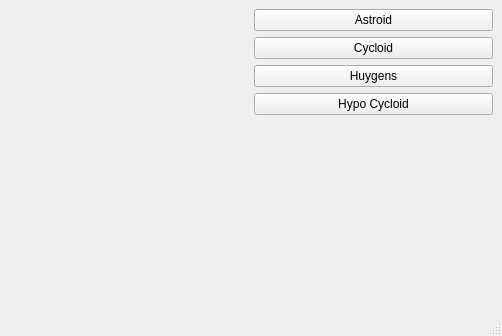
<?xml version="1.0" encoding="UTF-8"?>
<ui version="4.0">
 <class>MainWindow</class>
 <widget class="QMainWindow" name="MainWindow">
  <property name="geometry">
   <rect>
    <x>0</x>
    <y>0</y>
    <width>502</width>
    <height>336</height>
   </rect>
  </property>
  <property name="windowTitle">
   <string>MainWindow</string>
  </property>
  <widget class="QWidget" name="centralwidget">
   <layout class="QGridLayout" name="gridLayout">
    <item row="0" column="0">
     <layout class="QHBoxLayout" name="horizontalLayout">
      <item>
       <widget class="RenderArea" name="renderArea" native="true"/>
      </item>
      <item>
       <layout class="QVBoxLayout" name="verticalLayout">
        <item>
         <widget class="QPushButton" name="btnAsteroid">
          <property name="text">
           <string>Astroid</string>
          </property>
         </widget>
        </item>
        <item>
         <widget class="QPushButton" name="btnCycloid">
          <property name="text">
           <string>Cycloid</string>
          </property>
         </widget>
        </item>
        <item>
         <widget class="QPushButton" name="btnHuygens">
          <property name="text">
           <string>Huygens</string>
          </property>
         </widget>
        </item>
        <item>
         <widget class="QPushButton" name="btnHypo">
          <property name="text">
           <string>Hypo Cycloid</string>
          </property>
         </widget>
        </item>
        <item>
         <spacer name="verticalSpacer">
          <property name="orientation">
           <enum>Qt::Vertical</enum>
          </property>
          <property name="sizeHint" stdset="0">
           <size>
            <width>20</width>
            <height>40</height>
           </size>
          </property>
         </spacer>
        </item>
       </layout>
      </item>
     </layout>
    </item>
   </layout>
  </widget>
  <widget class="QStatusBar" name="statusbar"/>
 </widget>
 <customwidgets>
  <customwidget>
   <class>RenderArea</class>
   <extends>QWidget</extends>
   <header>renderarea.h</header>
   <container>1</container>
  </customwidget>
 </customwidgets>
 <resources/>
 <connections/>
</ui>
